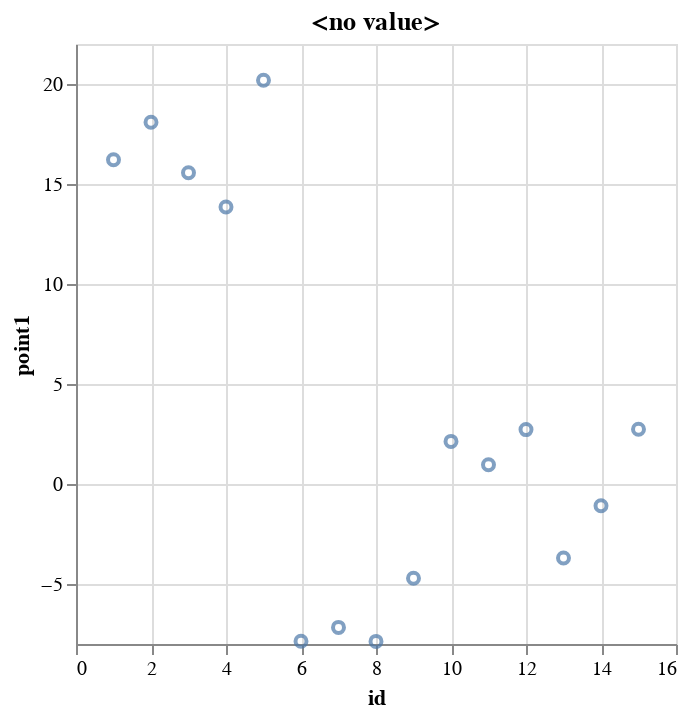

Notebook code for this chart:
### Markdown cell above
#### The type of chart can be changed by specifying the **mark** parameter. 
By default, the type of chart is **bar** chart. To change the above chart to a **point** chart, add **mark=point** to the %chart command.

### Code cell
%chart x=id, y=point1, typey=q, mark=point

### Figure 1 — Vega-Lite specification as saved in the notebook (floating-point values rounded to 4 significant figures)
{"$schema": "https://vega.github.io/schema/vega-lite/v2.json", "data": {"values": [{"id": "1", "point1": "16.21", "point2": "9.07", "point3": "6.19", "point4": "20.93", "point5": "8.74"}, {"id": "2", "point1": "18.09", "point2": "14.05", "point3": "10.86", "point4": "6.56", "point5": "11.35"}, {"id": "7", "point1": "-7.17", "point2": "-7.89", "point3": "-9.07", "point4": "-8.26", "point5": "-11.86"}, {"id": "12", "point1": "2.72", "point2": "2.08", "point3": "0.12", "point4": "-1.48", "point5": "1.58"}, {"id": "13", "point1": "-3.7", "point2": "-0.1", "point3": "-1.91", "point4": "0.21", "point5": "1.12"}, {"id": "11", "point1": "0.96", "point2": "1.18", "point3": "-0.35", "point4": "1.25", "point5": "-0.31"}, {"id": "9", "point1": "-4.71", "point2": "-10", "point3": "-5.21", "point4": "-6.31", "point5": "-2.45"}, {"id": "10", "point1": "2.13", "point2": "2.99", "point3": "-13.33", "point4": "-11.49", "point5": "-9.35"}, {"id": "15", "point1": "2.74", "point2": "-0.05", "point3": "-1.87", "point4": "2.58", "point5": "-1.96"}, {"id": "14", "point1": "-1.09", "point2": "-3.09", "point3": "1.58", "point4": "-0.77", "point5": "1.47"}, {"id": "6", "point1": "-7.86", "point2": "-8.08", "point3": "-4.47", "point4": "-15.09", "point5": "-7.11"}, {"id": "4", "point1": "13.85", "point2": "6.94", "point3": "17.68", "point4": "14.2", "point5": "20.96"}, {"id": "8", "point1": "-7.87", "point2": "-6.286", "point3": "-4.21", "point4": "-10.03", "point5": "-14.25"}, {"id": "3", "point1": "15.56", "point2": "16.61", "point3": "12.3", "point4": "17.11", "point5": "20.54"}, {"id": "5", "point1": "20.19", "point2": "13.77", "point3": "-0.85", "point4": "16.94", "point5": "2.16"}]}, "encoding": {"x": {"axis": {"grid": true, "title": "id"}, "field": "id", "type": "quantitative"}, "y": {"axis": {"grid": true, "title": "point1"}, "field": "point1", "type": "quantitative"}}, "mark": "point", "title": "<no value>"}
